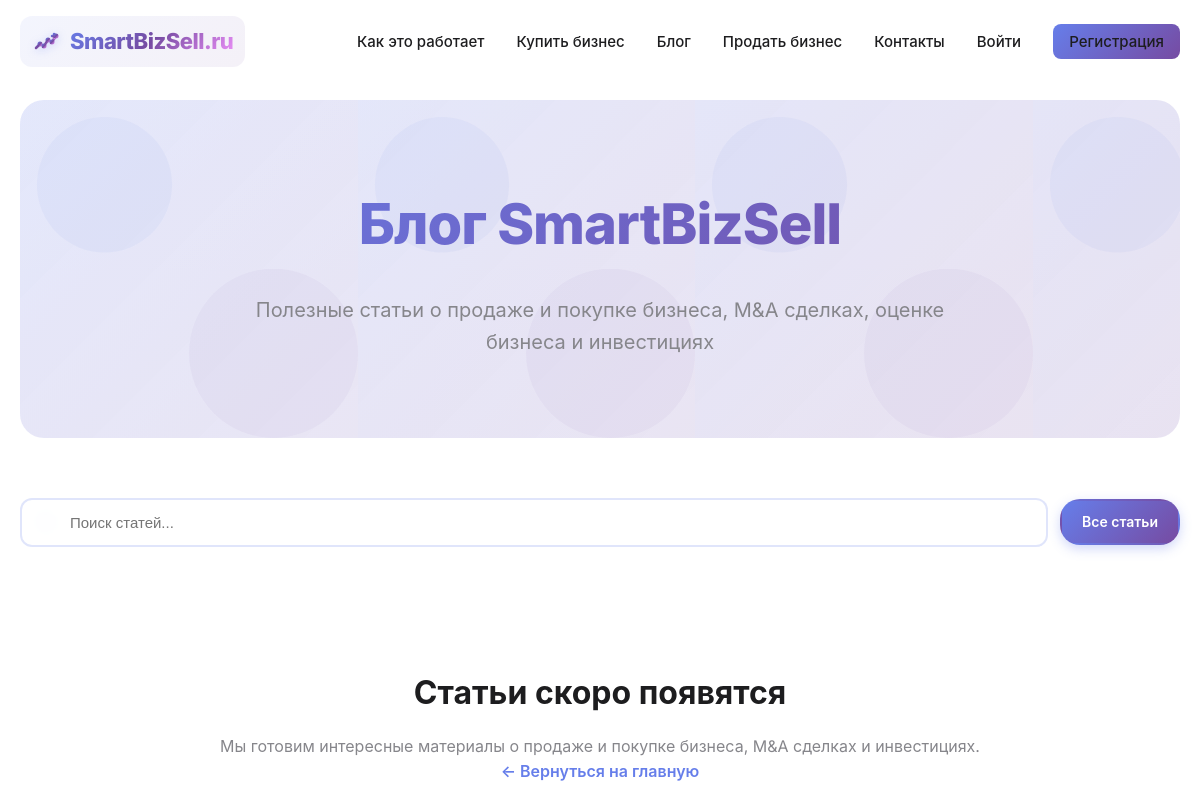
The page /blog.php on the database as committed earlier.
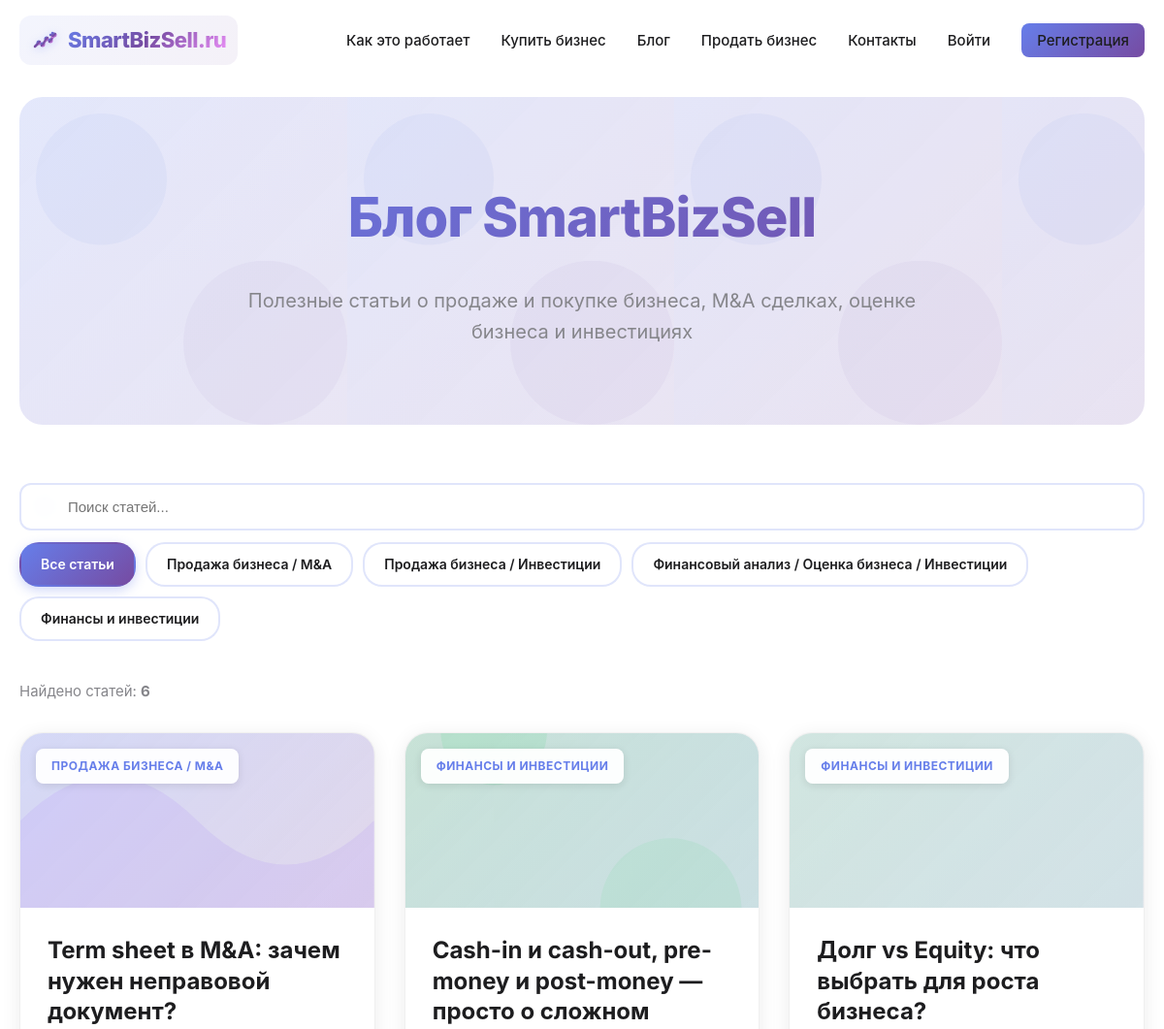
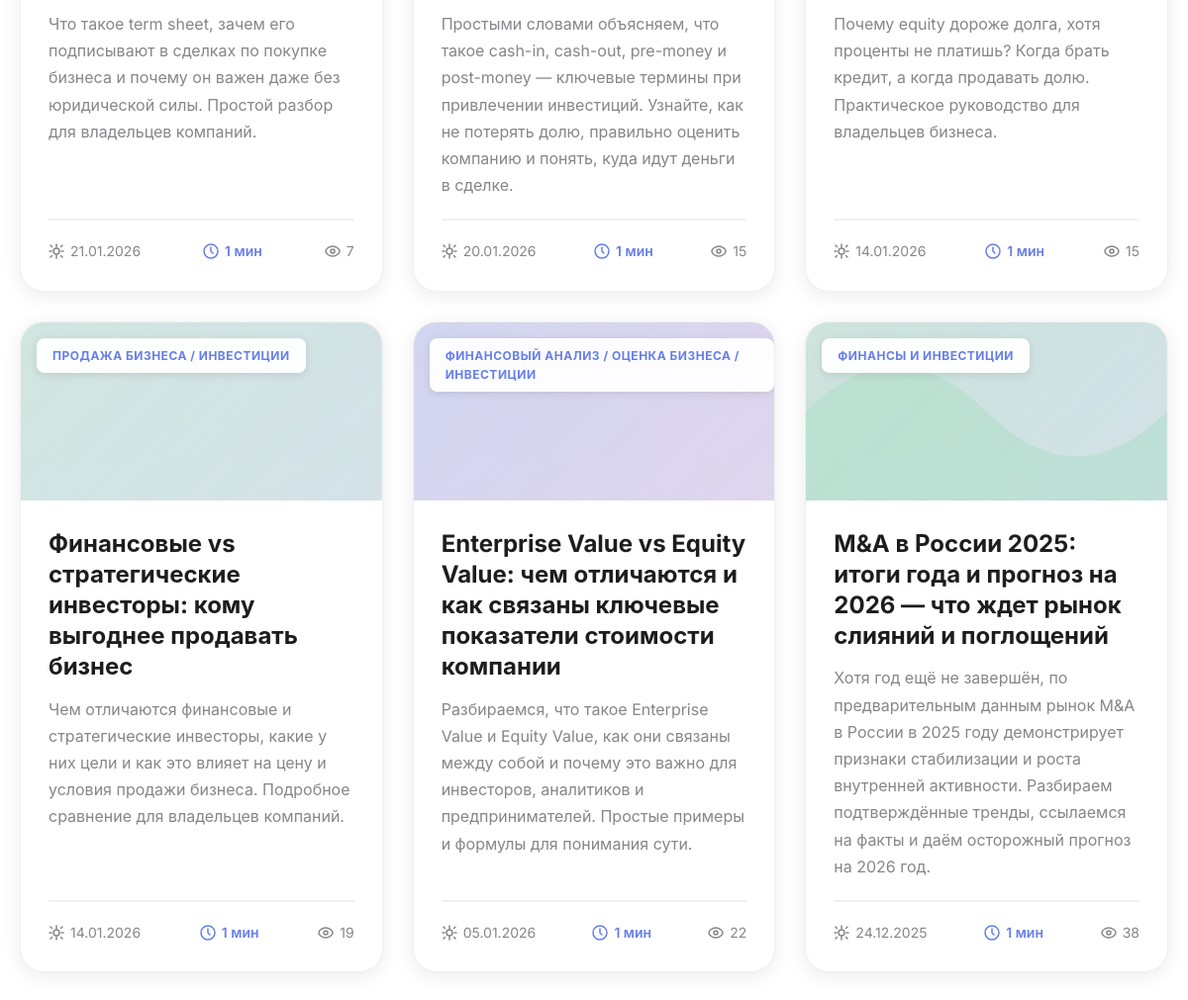
The same page on the database as committed later (2 pictures, top to bottom).
### tables this page shows
CREATE TABLE `blog_posts` (
  `id` int NOT NULL,
  `title` varchar(255) NOT NULL COMMENT 'Заголовок статьи',
  `slug` varchar(255) NOT NULL COMMENT 'URL-friendly версия заголовка',
  `content` text NOT NULL COMMENT 'Полный текст статьи',
  `excerpt` text COMMENT 'Краткое описание статьи',
  `author_id` int DEFAULT NULL COMMENT 'ID автора (связь с users)',
  `category` varchar(100) DEFAULT NULL COMMENT 'Категория статьи',
  `tags` text COMMENT 'Теги через запятую',
  `meta_title` varchar(255) DEFAULT NULL COMMENT 'SEO заголовок',
  `meta_description` text COMMENT 'SEO описание',
  `keywords` text COMMENT 'Ключевые слова',
  `views` int DEFAULT '0' COMMENT 'Количество просмотров',
  `published_at` datetime DEFAULT NULL COMMENT 'Дата публикации',
  `updated_at` datetime DEFAULT CURRENT_TIMESTAMP ON UPDATE CURRENT_TIMESTAMP COMMENT 'Дата обновления',
  `created_at` datetime DEFAULT CURRENT_TIMESTAMP COMMENT 'Дата создания',
  `status` enum('draft','published','archived') DEFAULT 'draft' COMMENT 'Статус статьи'
);

### config.php (called while the page is built, shortened)
<?php
function isLoggedIn() {
    return isset($_SESSION['user_id']) && isset($_SESSION['user_email']);
}

### blog.php (the view, shortened to what this page needs)
<?php
require_once 'config.php';
try {
    $pdo = getDBConnection();
    $stmt = $pdo->query("SHOW TABLES LIKE 'blog_posts'");
    $blogTableExists = $stmt->rowCount() > 0;
} catch (PDOException $e) {
    $blogTableExists = false;
}
$posts = [];
$totalPosts = 0;
$categories = [];
$selectedCategory = isset($_GET['category']) ? trim($_GET['category']) : '';
$searchQuery = isset($_GET['search']) ? trim($_GET['search']) : '';
$currentPage = isset($_GET['page']) ? max(1, (int)$_GET['page']) : 1;
$postsPerPage = 10;
$offset = ($currentPage - 1) * $postsPerPage;
if ($blogTableExists) {
    try {
        $stmt = $pdo->query("SELECT DISTINCT category FROM blog_posts WHERE status = 'published' AND published_at IS NOT NULL AND published_at <= NOW() AND category IS NOT NULL AND category != '' ORDER BY category");
        $categories = $stmt->fetchAll(PDO::FETCH_COLUMN);
        $whereConditions = ["status = 'published'", "published_at IS NOT NULL", "published_at <= NOW()"];
        $whereClause = implode(' AND ', $whereConditions);
        $stmt = $pdo->prepare("SELECT COUNT(*) as total FROM blog_posts WHERE {$whereClause}");
        $stmt->execute();
        $totalPosts = $stmt->fetch()['total'] ?? 0;
        $stmt = $pdo->prepare("
            SELECT
                id, title, slug, excerpt, content,
                category, tags,
                published_at, views,
                meta_title, meta_description
            FROM blog_posts
            WHERE {$whereClause}
            ORDER BY published_at DESC
            LIMIT :limit OFFSET :offset
        ");
        $stmt->bindValue(':limit', $postsPerPage, PDO::PARAM_INT);
        $stmt->bindValue(':offset', $offset, PDO::PARAM_INT);
        $stmt->execute();
        $posts = $stmt->fetchAll(PDO::FETCH_ASSOC);
    } catch (PDOException $e) {
        error_log("Error loading blog posts: " . $e->getMessage());
    }
}
function generateBlogCategoryIllustration(string $category, int $postId = null): string {
    $categoryLower = mb_strtolower($category);
    $themes = [
        'm&a' => ['#667EEA', '#764BA2', '#8B5CF6'],
        'оценка' => ['#3F51B5', '#673AB7', '#6366F1'],
        'инвестиции' => ['#4CAF50', '#009688', '#22C55E'],
        'продажа бизнеса' => ['#9C27B0', '#E91E63', '#EC4899'],
        'покупка бизнеса' => ['#0EA5E9', '#14B8A6', '#06B6D4'],
        'финансы' => ['#607D8B', '#455A64', '#64748B'],
    ];
    $theme = ['#667EEA', '#764BA2', '#8B5CF6'];
    foreach ($themes as $key => $colors) {
        if (strpos($categoryLower, $key) !== false) {
            $theme = $colors;
            break;
        }
    }
    $gradientStart = $theme[0];
    $gradientEnd = $theme[1];
    $accent = $theme[2];
    $uniqueId = md5($category . $postId);
    $variant = $postId ? (($postId % 5) + 1) : 1;
    $svg = '';
    switch ($variant) {
        case 1:
            $svg = <<<SVG
<svg width="100%" height="100%" viewBox="0 0 200 200" xmlns="http://www.w3.org/2000/svg" preserveAspectRatio="xMidYMid slice">
    <defs>
        <linearGradient id="blog-grad-{$uniqueId}" x1="0%" y1="0%" x2="100%" y2="100%">
            <stop offset="0%" style="stop-color:{$gradientStart};stop-opacity:0.4" />
            <stop offset="100%" style="stop-color:{$gradientEnd};stop-opacity:0.25" />
        </linearGradient>
    </defs>
    <rect width="100%" height="100%" fill="url(#blog-grad-{$uniqueId})" />
    <circle cx="50" cy="50" r="30" fill="{$accent}" opacity="0.2" />
    <circle cx="150" cy="150" r="40" fill="{$accent}" opacity="0.15" />
</svg>
SVG;
            break;
        case 2:
            $svg = <<<SVG
<svg width="100%" height="100%" viewBox="0 0 200 200" xmlns="http://www.w3.org/2000/svg" preserveAspectRatio="xMidYMid slice">
    <defs>
        <linearGradient id="blog-grad-{$uniqueId}" x1="0%" y1="0%" x2="100%" y2="100%">
            <stop offset="0%" style="stop-color:{$gradientStart};stop-opacity:0.35" />
            <stop offset="100%" style="stop-color:{$gradientEnd};stop-opacity:0.2" />
        </linearGradient>
    </defs>
    <rect width="100%" height="100%" fill="url(#blog-grad-{$uniqueId})" />
    <path d="M0,100 Q50,50 100,100 T200,100 L200,200 L0,200 Z" fill="{$accent}" opacity="0.2" />
</svg>
SVG;
            break;
        default:
            $svg = <<<SVG
<svg width="100%" height="100%" viewBox="0 0 200 200" xmlns="http://www.w3.org/2000/svg" preserveAspectRatio="xMidYMid slice">
    <defs>
        <linearGradient id="blog-grad-{$uniqueId}" x1="0%" y1="0%" x2="100%" y2="100%">
            <stop offset="0%" style="stop-color:{$gradientStart};stop-opacity:0.3" />
            <stop offset="100%" style="stop-color:{$gradientEnd};stop-opacity:0.2" />
        </linearGradient>
    </defs>
    <rect width="100%" height="100%" fill="url(#blog-grad-{$uniqueId})" />
</svg>
SVG;
    }
    return $svg;
}
function estimateReadingTime(?string $content): int {
    $wordCount = str_word_count(strip_tags($content));
    $readingTime = ceil($wordCount / 200);
    return max(1, $readingTime);
}
?>
<!DOCTYPE html>
<html lang="ru">
<head>
    <link rel="stylesheet" href="styles.css?v=<?php echo time(); ?>">
</head>
<body>
    <nav class="navbar">
        <div class="container">
            <div class="nav-content">
                <a href="/" class="logo">
                    <span class="logo-icon"><?php echo getLogoIcon(); ?></span>
                    <span class="logo-text">SmartBizSell.ru</span>
                </a>
                <ul class="nav-menu">
                    <li><a href="/#how-it-works">Как это работает</a></li>
                    <li><a href="/#buy-business">Купить бизнес</a></li>
                    <li><a href="/blog">Блог</a></li>
                    <?php if (isLoggedIn()): ?>
                        <li><a href="/dashboard.php">Продать бизнес</a></li>
                        <?php if (isModerator()): ?>
                            <li><a href="/moderation.php">Модерация</a></li>
                        <?php endif; ?>
                    <?php else: ?>
                        <li><a href="/login.php">Продать бизнес</a></li>
                    <?php endif; ?>
                    <li><a href="/#contact">Контакты</a></li>
                    <?php if (isLoggedIn()): ?>
                        <li><a href="/dashboard.php">Личный кабинет</a></li>
                        <li><a href="/logout.php">Выйти</a></li>
                    <?php else: ?>
                        <li><a href="/login.php">Войти</a></li>
                        <li><a href="/register.php" style="background: linear-gradient(135deg, #667EEA 0%, #764BA2 100%); color: white; padding: 8px 16px; border-radius: 8px;">Регистрация</a></li>
                    <?php endif; ?>
                </ul>
            </div>
        </div>
    </nav>
    <div class="blog-container">
        <div class="blog-header">
            <h1>Блог SmartBizSell</h1>
            <p>Полезные статьи о продаже и покупке бизнеса, M&A сделках, оценке бизнеса и инвестициях</p>
        </div>
        <div class="blog-filters">
            <div class="blog-search">
                <form method="GET" action="/blog" style="display: inline;">
                    <input type="text" name="search" placeholder="Поиск статей..." value="<?php echo htmlspecialchars($searchQuery, ENT_QUOTES, 'UTF-8'); ?>" autocomplete="off">
                </form>
            </div>
            <div class="blog-category-filter">
                <a href="/blog" class="category-btn <?php echo empty($selectedCategory) ? 'active' : ''; ?>">
                    Все статьи
                </a>
                <?php foreach ($categories as $cat): ?>
                    <a href="/blog?category=<?php echo urlencode($cat); ?><?php echo !empty($searchQuery) ? '&search=' . urlencode($searchQuery) : ''; ?>"
                       class="category-btn <?php echo $selectedCategory === $cat ? 'active' : ''; ?>">
                        <?php echo htmlspecialchars($cat, ENT_QUOTES, 'UTF-8'); ?>
                    </a>
                <?php endforeach; ?>
            </div>
        </div>
        <?php if (!empty($posts)): ?>
            <div class="blog-results-count">
                Найдено статей: <strong><?php echo number_format($totalPosts, 0, '.', ' '); ?></strong>
            </div>
        <?php endif; ?>
        <?php if (empty($posts)): ?>
            <div class="empty-blog">
                <h2>Статьи скоро появятся</h2>
                <p>Мы готовим интересные материалы о продаже и покупке бизнеса, M&A сделках и инвестициях.</p>
                <p><a href="/" style="color: #667EEA; text-decoration: none; font-weight: 600;">← Вернуться на главную</a></p>
            </div>
        <?php else: ?>
            <div class="blog-grid">
                <?php foreach ($posts as $post):
                    $contentForReading = $post['content'] ?? ($post['excerpt'] ?? '');
                    $readingTime = estimateReadingTime($contentForReading);
                ?>
                    <article class="blog-card">
                        <div class="blog-card-header">
                            <?php if (!empty($post['category'])): ?>
                                <div class="blog-card-illustration">
                                    <?php echo generateBlogCategoryIllustration($post['category'], $post['id']); ?>
                                </div>
                                <div class="blog-card-category"><?php echo htmlspecialchars($post['category'], ENT_QUOTES, 'UTF-8'); ?></div>
                            <?php endif; ?>
                        </div>
                        <div class="blog-card-content">
                            <h2 class="blog-card-title">
                                <a href="/blog/<?php echo htmlspecialchars($post['slug'], ENT_QUOTES, 'UTF-8'); ?>">
                                    <?php echo htmlspecialchars($post['title'], ENT_QUOTES, 'UTF-8'); ?>
                                </a>
                            </h2>
                            <?php if (!empty($post['excerpt'])): ?>
                                <p class="blog-card-excerpt"><?php echo htmlspecialchars($post['excerpt'], ENT_QUOTES, 'UTF-8'); ?></p>
                            <?php endif; ?>
                            <div class="blog-card-meta">
                                <div class="blog-card-date">
                                    <svg width="16" height="16" viewBox="0 0 16 16" fill="none">
                                        <path d="M8 1V4M8 12V15M3 8H1M15 8H13M3.5 3.5L2 2M14 2L12.5 3.5M3.5 12.5L2 14M14 14L12.5 12.5" stroke="currentColor" stroke-width="1.5" stroke-linecap="round"/>
                                        <circle cx="8" cy="8" r="3" stroke="currentColor" stroke-width="1.5"/>
                                    </svg>
                                    <?php echo date('d.m.Y', strtotime($post['published_at'])); ?>
                                </div>
                                <div class="blog-card-reading-time">
                                    <svg width="16" height="16" viewBox="0 0 16 16" fill="none">
                                        <circle cx="8" cy="8" r="7" stroke="currentColor" stroke-width="1.5"/>
                                        <path d="M8 4V8L10 10" stroke="currentColor" stroke-width="1.5" stroke-linecap="round"/>
                                    </svg>
                                    <?php echo $readingTime; ?> мин
                                </div>
                                <div class="blog-card-views">
                                    <svg width="16" height="16" viewBox="0 0 16 16" fill="none">
                                        <path d="M8 3C4 3 1 6 1 8C1 10 4 13 8 13C12 13 15 10 15 8C15 6 12 3 8 3Z" stroke="currentColor" stroke-width="1.5"/>
                                        <circle cx="8" cy="8" r="2" stroke="currentColor" stroke-width="1.5"/>
                                    </svg>
                                    <?php echo number_format($post['views'] ?? 0, 0, '.', ' '); ?>
                                </div>
                            </div>
                        </div>
                    </article>
                <?php endforeach; ?>
            </div>
        <?php endif; ?>
    </div>
</body>
</html>

Rows that differ between the two databases and show on the page:
added blog_posts: category "ПРОДАЖА БИЗНЕСА / M&A", title "Term sheet в M&A: зачем нужен неправовой документ?", excerpt "Что такое term sheet, зачем его подписывают в сделках по покупке бизнеса и почему он важен даже без юридической силы. Простой разбор для владельцев компаний.", published_at "21.01.2026", content "1", views "7"
added blog_posts: category "ФИНАНСЫ И ИНВЕСТИЦИИ", title "Cash-in и cash-out, pre-money и post-money — просто о сложном", excerpt "Простыми словами объясняем, что такое cash-in, cash-out, pre-money и post-money — ключевые термины при привлечении инвестиций. Узнайте, как не потерять долю, правильно оценить компанию и понять, куда идут деньги в сделке.", published_at "20.01.2026", content "1", views "15"
added blog_posts: category "ФИНАНСЫ И ИНВЕСТИЦИИ", title "Долг vs Equity: что выбрать для роста бизнеса?", excerpt "Почему equity дороже долга, хотя проценты не платишь? Когда брать кредит, а когда продавать долю. Практическое руководство для владельцев бизнеса.", published_at "14.01.2026", content "1", views "15"
added blog_posts: category "ПРОДАЖА БИЗНЕСА / ИНВЕСТИЦИИ", title "Финансовые vs стратегические инвесторы: кому выгоднее продавать бизнес", excerpt "Чем отличаются финансовые и стратегические инвесторы, какие у них цели и как это влияет на цену и условия продажи бизнеса. Подробное сравнение для владельцев компаний.", published_at "14.01.2026", content "1", views "19"
added blog_posts: category "ФИНАНСОВЫЙ АНАЛИЗ / ОЦЕНКА БИЗНЕСА / ИНВЕСТИЦИИ", title "Enterprise Value vs Equity Value: чем отличаются и как связаны ключевые показатели стоимости компании", excerpt "Разбираемся, что такое Enterprise Value и Equity Value, как они связаны между собой и почему это важно для инвесторов, аналитиков и предпринимателей. Простые примеры и формулы для понимания сути.", published_at "05.01.2026", content "1", views "22"
added blog_posts: category "ФИНАНСЫ И ИНВЕСТИЦИИ", title "M&A в России 2025: итоги года и прогноз на 2026 — что ждет рынок слияний и поглощений", excerpt "Хотя год ещё не завершён, по предварительным данным рынок M&A в России в 2025 году демонстрирует признаки стабилизации и роста внутренней активности. Разбираем подтверждённые тренды, ссылаемся на факты и даём осторожный прогноз на 2026 год.", published_at "24.12.2025", content "1", views "38"
Other text that changed with them:
$totalPosts: (not shown) → "6"
new list line: "Продажа бизнеса / M&A"
new list line: "Продажа бизнеса / Инвестиции"
new list line: "Финансовый анализ / Оценка бизнеса / Инвестиции"
new list line: "Финансы и инвестиции"
text no longer shown: "Статьи скоро появятся Мы готовим интересные материалы о продаже и покупке бизнеса, M&A сделках и инвестициях. ← Вернуться на главную"
text now shown: "Найдено статей:"
